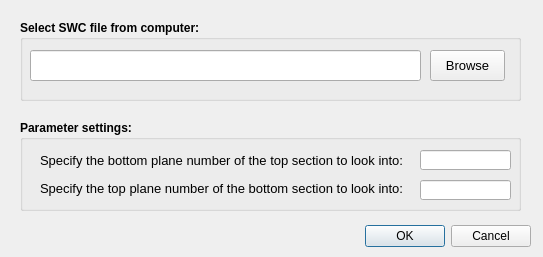
<?xml version="1.0" encoding="UTF-8"?>
<ui version="4.0">
 <class>TipMarkerFinderUI</class>
 <widget class="QDialog" name="TipMarkerFinderUI">
  <property name="geometry">
   <rect>
    <x>0</x>
    <y>0</y>
    <width>543</width>
    <height>257</height>
   </rect>
  </property>
  <property name="windowTitle">
   <string>Tip Marker Finder</string>
  </property>
  <widget class="QDialogButtonBox" name="buttonBox">
   <property name="geometry">
    <rect>
     <x>360</x>
     <y>220</y>
     <width>171</width>
     <height>32</height>
    </rect>
   </property>
   <property name="orientation">
    <enum>Qt::Horizontal</enum>
   </property>
   <property name="standardButtons">
    <set>QDialogButtonBox::Cancel|QDialogButtonBox::Ok</set>
   </property>
  </widget>
  <widget class="QGroupBox" name="groupBox">
   <property name="geometry">
    <rect>
     <x>20</x>
     <y>20</y>
     <width>501</width>
     <height>81</height>
    </rect>
   </property>
   <property name="font">
    <font>
     <weight>75</weight>
     <bold>true</bold>
    </font>
   </property>
   <property name="title">
    <string>Select SWC file from computer:</string>
   </property>
   <widget class="QLineEdit" name="lineEdit">
    <property name="geometry">
     <rect>
      <x>10</x>
      <y>30</y>
      <width>391</width>
      <height>31</height>
     </rect>
    </property>
    <property name="font">
     <font>
      <weight>50</weight>
      <bold>false</bold>
     </font>
    </property>
   </widget>
   <widget class="QPushButton" name="pushButton">
    <property name="geometry">
     <rect>
      <x>410</x>
      <y>30</y>
      <width>75</width>
      <height>31</height>
     </rect>
    </property>
    <property name="font">
     <font>
      <pointsize>10</pointsize>
      <weight>50</weight>
      <bold>false</bold>
     </font>
    </property>
    <property name="text">
     <string>Browse</string>
    </property>
   </widget>
  </widget>
  <widget class="QGroupBox" name="groupBox_2">
   <property name="geometry">
    <rect>
     <x>20</x>
     <y>120</y>
     <width>501</width>
     <height>91</height>
    </rect>
   </property>
   <property name="font">
    <font>
     <weight>75</weight>
     <bold>true</bold>
    </font>
   </property>
   <property name="title">
    <string>Parameter settings:</string>
   </property>
   <widget class="QLabel" name="label_2">
    <property name="geometry">
     <rect>
      <x>20</x>
      <y>30</y>
      <width>371</width>
      <height>21</height>
     </rect>
    </property>
    <property name="font">
     <font>
      <pointsize>10</pointsize>
      <weight>50</weight>
      <bold>false</bold>
     </font>
    </property>
    <property name="text">
     <string>Specify the bottom plane number of the top section to look into:</string>
    </property>
   </widget>
   <widget class="QLabel" name="label_3">
    <property name="geometry">
     <rect>
      <x>20</x>
      <y>60</y>
      <width>371</width>
      <height>16</height>
     </rect>
    </property>
    <property name="font">
     <font>
      <pointsize>10</pointsize>
      <weight>50</weight>
      <bold>false</bold>
     </font>
    </property>
    <property name="text">
     <string>Specify the top plane number of the bottom section to look into: </string>
    </property>
   </widget>
   <widget class="QLineEdit" name="lineEdit_3">
    <property name="geometry">
     <rect>
      <x>400</x>
      <y>30</y>
      <width>91</width>
      <height>20</height>
     </rect>
    </property>
   </widget>
   <widget class="QLineEdit" name="lineEdit_4">
    <property name="geometry">
     <rect>
      <x>400</x>
      <y>60</y>
      <width>91</width>
      <height>20</height>
     </rect>
    </property>
   </widget>
  </widget>
 </widget>
 <resources/>
 <connections>
  <connection>
   <sender>pushButton</sender>
   <signal>clicked()</signal>
   <receiver>TipMarkerFinderUI</receiver>
   <slot>filePath()</slot>
   <hints>
    <hint type="sourcelabel">
     <x>470</x>
     <y>66</y>
    </hint>
    <hint type="destinationlabel">
     <x>628</x>
     <y>77</y>
    </hint>
   </hints>
  </connection>
  <connection>
   <sender>buttonBox</sender>
   <signal>accepted()</signal>
   <receiver>TipMarkerFinderUI</receiver>
   <slot>okClicked()</slot>
   <hints>
    <hint type="sourcelabel">
     <x>416</x>
     <y>269</y>
    </hint>
    <hint type="destinationlabel">
     <x>417</x>
     <y>363</y>
    </hint>
   </hints>
  </connection>
 </connections>
 <slots>
  <slot>filePath()</slot>
  <slot>okClicked()</slot>
 </slots>
</ui>
